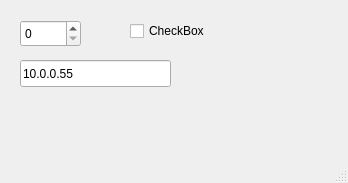
<?xml version="1.0" encoding="UTF-8"?>
<ui version="4.0">
 <class>HDMI</class>
 <widget class="QMainWindow" name="HDMI">
  <property name="geometry">
   <rect>
    <x>0</x>
    <y>0</y>
    <width>348</width>
    <height>183</height>
   </rect>
  </property>
  <property name="windowTitle">
   <string>MainWindow</string>
  </property>
  <widget class="QWidget" name="centralwidget">
   <widget class="QSpinBox" name="outputSelect">
    <property name="geometry">
     <rect>
      <x>20</x>
      <y>20</y>
      <width>61</width>
      <height>27</height>
     </rect>
    </property>
   </widget>
   <widget class="QCheckBox" name="enableBox">
    <property name="geometry">
     <rect>
      <x>130</x>
      <y>20</y>
      <width>98</width>
      <height>22</height>
     </rect>
    </property>
    <property name="text">
     <string>CheckBox</string>
    </property>
   </widget>
   <widget class="QLineEdit" name="ipEdit">
    <property name="geometry">
     <rect>
      <x>20</x>
      <y>60</y>
      <width>151</width>
      <height>27</height>
     </rect>
    </property>
    <property name="text">
     <string>10.0.0.55</string>
    </property>
   </widget>
  </widget>
  <widget class="QMenuBar" name="menubar">
   <property name="geometry">
    <rect>
     <x>0</x>
     <y>0</y>
     <width>348</width>
     <height>25</height>
    </rect>
   </property>
  </widget>
  <widget class="QStatusBar" name="statusbar"/>
 </widget>
 <resources/>
 <connections/>
</ui>
